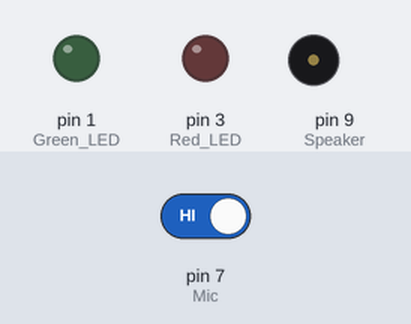
Bench run of a sketch on a simulated Arduino Uno, built with avr-gcc and run on an emulated ATmega328P. Shown: output pins drawn as LEDs (lit = HIGH), buzzer (waves = sounding, pin HIGH). Dashed ring = blinking. The test bench sets the inputs (shaded band); at power-on: pin 7 (Mic) HIGH.

Above: at 1.2 s.
1.3 s: pin 7 (Mic) driven LOW
At 1.51 s:
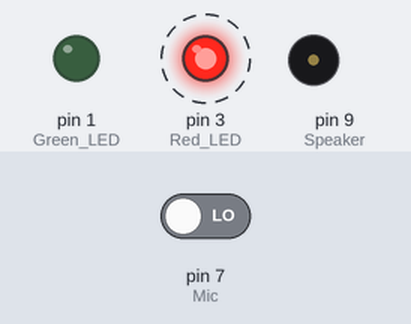
4.3 s: pin 7 (Mic) driven HIGH
At 4.3 s:
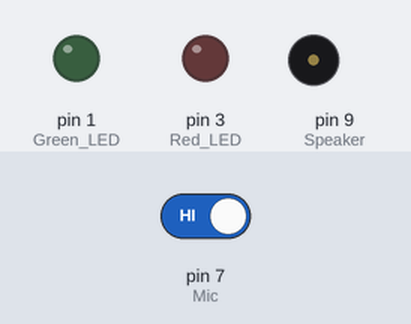
Timing chart, 0 to 7.3 s (numbered marks = the images above; inputs shaded):
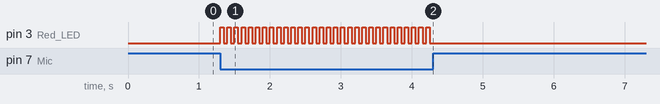

The sketch:

microphone_test.ino
```cpp
void setup() {
  // put your setup code here, to run once:
  // Power inputs
  pinMode(8, INPUT);    // Push Button
  pinMode(7, INPUT);    // Mic

  // Game outputs
  pinMode(9, OUTPUT);   // Speaker
  pinMode(1, OUTPUT);   // Green LED
  pinMode(3, OUTPUT);   // Red LED
}

void loop() {
  // put your main code here, to run repeatedly:
  digitalWrite(3,LOW);
  if(digitalRead(7) == LOW){
    digitalWrite(3, HIGH);
    delay(50);
    digitalWrite(3, LOW);
    delay(50);
  }
}
```

Measured:
- after the input at 1.3 s, pin 3 (Red_LED): alternates HIGH for 0.05 s and LOW for 0.05 s, starting at once
- after the input at 4.3 s, pin 3 (Red_LED): stops changing and stays LOW
